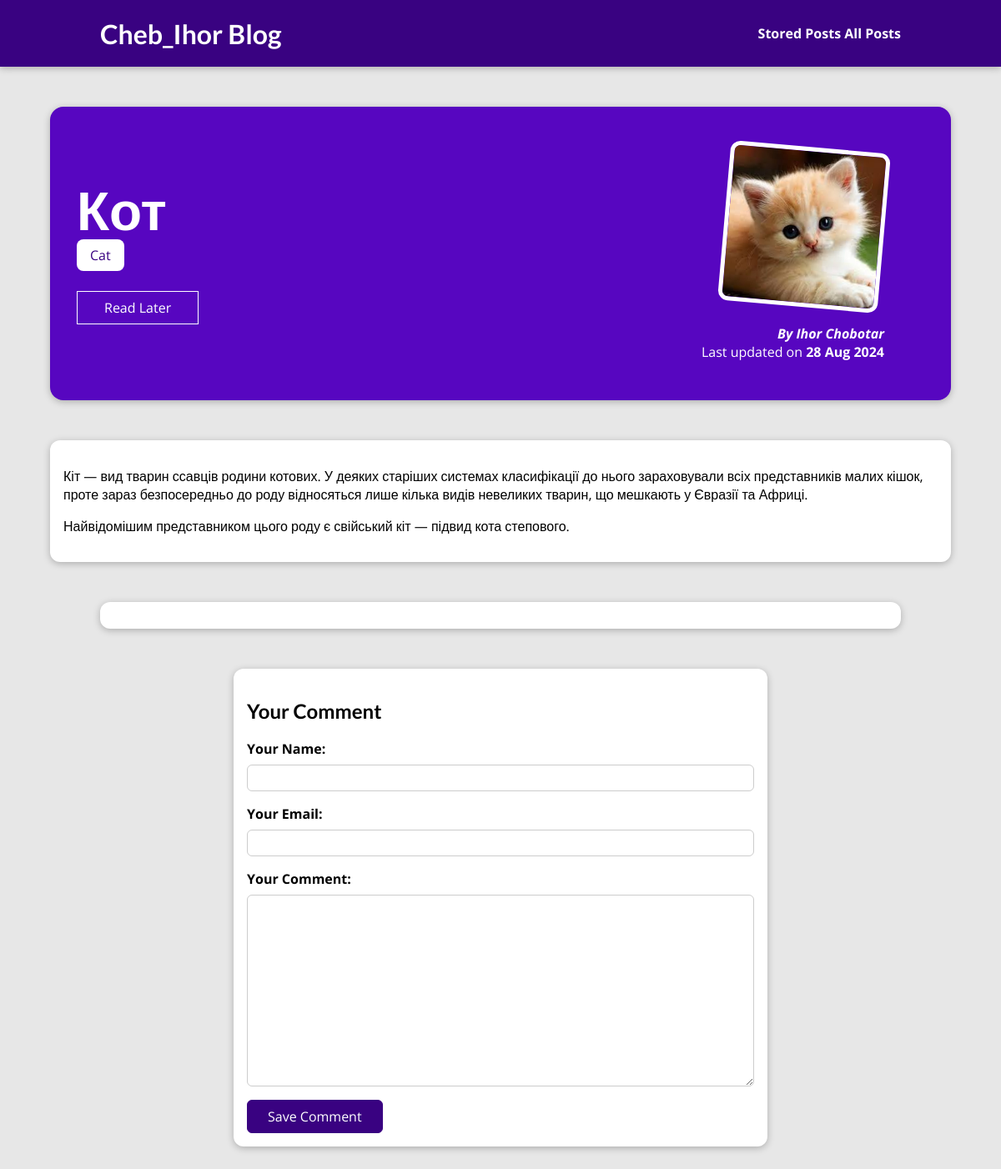
The app's page /posts/CAT with its own data.
### blog/models.py (models this page shows, shortened)
class Post(models.Model):
    title = models.CharField(max_length=150)
    excerpt = models.CharField(max_length=200)
    image = models.ImageField(upload_to="posts", null=True)
    date = models.DateField(auto_now=True)
    slug = models.SlugField(unique=True, db_index=True)
    content = models.TextField(validators=[MinLengthValidator(10)])
    author = models.ForeignKey(
        Author, on_delete=models.SET_NULL, null=True, related_name="posts")
    tags = models.ManyToManyField(Tag)

class Tag(models.Model):
    caption = models.CharField(max_length=20)

class Author(models.Model):
    first_name = models.CharField(max_length=100)
    last_name = models.CharField(max_length=100)
    email_address = models.EmailField()
    def full_name(self):
        return f"{self.first_name} {self.last_name}"
    def __str__(self):
        return self.full_name()

### blog/views.py (the view, shortened to what this page needs)
# urls.py: path("posts/<slug:slug>", views.SinglePostsView.as_view(), name="post-detail-page"),
class SinglePostsView(View):
    def is_stored_post(self, request, post_id):
        stored_posts = request.session.get("stored_posts")
        if stored_posts is not None:
            is_saved_for_later = post_id in stored_posts
        else:
            is_saved_for_later = False
        return is_saved_for_later
    def get(self, request, slug):
        post = Post.objects.get(slug=slug)
        context = {
            "post": post,
            "post_tags": post.tags.all(),
            "comment_form": CommentForm(),
            "comments": post.comments.all().order_by("-id"),
            "saved_for_later": self.is_stored_post(request, post.id)
        }
        return render(request, "post-detail.html", context)

### blog/forms.py
class CommentForm(forms.ModelForm):
    class Meta:
        model = Comment
        exclude = ["post"]
        labels = {
            "user_name":"Your Name",
            "user_email":"Your Email",
            "text":"Your Comment"
        }

### blog/templates/post-detail.html (shortened to what this page needs)
{% extends "base.html" %}
{% load static %}
{% block css_files %}
<link rel="stylesheet" href="{% static "post-datail.css" %}" />
{% endblock %}
{% block content %}
<section id="summary">
  <h2>{{ post.title }}</h2>
  <div>
    {% for tag in post_tags %}
      <span class="tag">{{ tag.caption }}</span>
    {% endfor %}
  </div>
  <div id="read-later">
    <form action="{% url "read-later" %}" method="POST">
      <button>
        {% if saved_for_later %}
          Remove from "Read Later" List
        {% else %}
          Read Later
        {% endif %}
      </button>
    </form>
  </div>
  <article>
    <img src="{{ post.image.url }}" alt="{{ post.title }}" />
    <address>By <a href="mailto:{{ post.author.email_address }}">{{ post.author }}</a></address>
    <div>Last updated on <time>{{ post.date|date:"d M Y" }}</time></div>
  </article>
</section>
<main>
  {{ post.content|linebreaks }}
</main>
<section id="comments">
</section>
<section id="comment-form">
  <h2>Your Comment</h2>
  <form action="{% url "post-detail-page" post.slug %}" method="POST">
    {% for form_field in comment_form %}
      <div class="form-control {% if form_field.errors %}invalid{% endif %}">
        {{ form_field.label_tag }}
        {{ form_field }}
      </div>
    {% endfor %}
    <button>Save Comment</button>
  </form>
</section>
{% endblock %}

### static/app.css (style rules this page uses)
* { box-sizing: border-box; }
html { font-family: 'Open Sans', 'Lato', sans-serif; }
body { margin: 0; }
h1, h2, h3 { font-family: 'Lato', sans-serif; font-weight: bold; }

### blog/static/post-datail.css (style rules this page uses)
body { background-color: #e7e7e7; }
#summary { margin: 8rem auto 3rem auto; padding: 2rem; width: 90%; max-width: 90rem; border-radius: 16px; background-color: #5706c0; position: relative; box-shadow: 0 2px 8px rgba(0, 0, 0, 0.25); height: 22rem; }
#summary h2 { color: white; font-size: 4rem; position: relative; z-index: 2; margin-bottom: 0.25rem; }
#summary article { position: absolute; top: 2rem; right: 3rem; padding: 1rem 2rem; border-radius: 12px; text-align: right; color: white; }
#summary article img { width: 12rem; height: 12rem; border-radius: 12px; transform: rotateZ(5deg); border: 5px solid white; margin-bottom: 1rem; z-index: 1; }
#summary address { font-weight: bold; }
#summary a { color: white; text-decoration: none; }
#summary time { font-weight: bold; }
#read-later { margin: 2rem 0; }
#read-later button { background-color: transparent; border: 1px solid white; padding: 0.5rem 2rem; font: inherit; color: white; cursor: pointer; }
main { width: 90%; max-width: 90rem; margin: 3rem auto; background-color: white; padding: 1rem; border-radius: 12px; box-shadow: 0 2px 8px rgba(0, 0, 0, 0.25); }
.tag { background-color: white; color: #390281; padding: 0.5rem 1rem; border-radius: 8px; width: max-content; }
#comment-form { margin: 3rem auto; width: 90%; max-width: 40rem; border-radius: 12px; background-color: white; box-shadow: 0 2px 8px rgba(0, 0, 0, 0.25); padding: 1rem; }
#comment-form button { font: inherit; background-color: #390281; color: white; border: 1px solid #390281; padding: 0.5rem 1.5rem; border-radius: 6px; cursor: pointer; }
.form-control { margin-bottom: 1rem; }
.form-control label { font-weight: bold; margin-bottom: 0.5rem; display: block; }
.form-control input, .form-control textarea { display: block; width: 100%; font: inherit; padding: 0.25rem; border-radius: 6px; border: 1px solid #ccc; }
#comments { margin: 3rem auto; width: 90%; max-width: 60rem; border-radius: 12px; background-color: white; box-shadow: 0 2px 8px rgba(0, 0, 0, 0.25); padding: 1rem 2rem; }

### records on screen
Post: title "Кот", image (picture), author "Ihor Chobotar", date "28 Aug 2024", content "Кіт — вид тварин ссавців родини котових. У деяких старіших системах класифікації до нього зараховували всіх представників малих кішок, проте зараз безпосередньо до роду відносяться лише кілька видів невеликих тварин, що мешкають у Євразії та Африці. Найвідомішим представником цього роду є свійський кіт — підвид кота степового."
Tag: caption "Cat"
